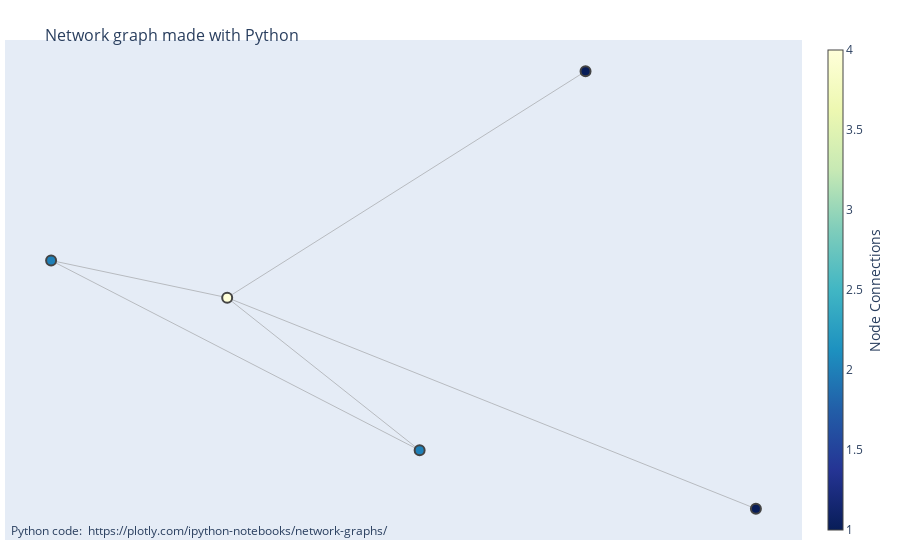

This figure's notebook cell:
### Markdown cell above
Plot graph

### Code cell
if len(nx.get_node_attributes(g, "pos",)) == 0:
    pos = {i: (random.gauss(_X_MIN, _X_MAX), random.gauss(_Y_MIN, _Y_MAX)) for i in g.nodes}
    nx.set_node_attributes(g, pos, "pos")

edge_x = []
edge_y = []
for edge in g.edges():
    x0, y0 = g.nodes[edge[0]]['pos']
    x1, y1 = g.nodes[edge[1]]['pos']
    edge_x.append(x0)
    edge_x.append(x1)
    edge_x.append(None)
    edge_y.append(y0)
    edge_y.append(y1)
    edge_y.append(None)

edge_trace = go.Scatter(
    x=edge_x, y=edge_y,
    line=dict(width=0.5, color='#888'),
    hoverinfo='none',
    mode='lines')

node_x = []
node_y = []
for node in g.nodes():
    x, y = g.nodes[node]['pos']
    node_x.append(x)
    node_y.append(y)

node_trace = go.Scatter(
    x=node_x, y=node_y,
    mode='markers',
    hoverinfo='text',
    marker=dict(
        showscale=True,
        # colorscale options
        #'Greys' | 'YlGnBu' | 'Greens' | 'YlOrRd' | 'Bluered' | 'RdBu' |
        #'Reds' | 'Blues' | 'Picnic' | 'Rainbow' | 'Portland' | 'Jet' |
        #'Hot' | 'Blackbody' | 'Earth' | 'Electric' | 'Viridis' |
        colorscale='YlGnBu',
        reversescale=True,
        color=[],
        size=10,
        colorbar=dict(
            thickness=15,
            title='Node Connections',
            xanchor='left',
            titleside='right'
        ),
        line_width=2))

node_adjacencies = []
node_text = []
for node, adjacencies in enumerate(g.adjacency()):
    node_adjacencies.append(len(adjacencies[1]))
    node_text.append(f'node {node}, # of connections: ' + str(len(adjacencies[1])))

node_trace.marker.color = node_adjacencies
node_trace.text = node_text

# noinspection PyTypeChecker
fig = go.Figure(data=[edge_trace, node_trace],
                layout=go.Layout(
                    title='<br>Network graph made with Python',
                    titlefont_size=16,
                    showlegend=False,
                    hovermode='closest',
                    margin=dict(b=20,l=5,r=5,t=40),
                    annotations=[ dict(
                        text="Python code: <a href='https://plotly.com/ipython-notebooks/network-graphs/'> https://plotly.com/ipython-notebooks/network-graphs/</a>",
                        showarrow=False,
                        xref="paper", yref="paper",
                        x=0.005, y=-0.002 ) ],
                    xaxis=dict(showgrid=False, zeroline=False, showticklabels=False),
                    yaxis=dict(showgrid=False, zeroline=False, showticklabels=False))
                )
fig.show()

### Figure 1 — Plotly figure (JSON) as saved in the notebook; plotly's stock layout.template omitted (floating-point values rounded to 4 significant figures)
{"data": [{"hoverinfo": "none", "line": {"color": "#888", "width": 0.5}, "mode": "lines", "x": [-1.179, -2.476, null, -1.179, -1.856, null, -2.476, -1.856, null, -1.856, -0.5953, null, -1.856, 0.004331, null], "y": [-0.9224, 0.08742, null, -0.9224, -0.1104, null, 0.08742, -0.1104, null, -0.1104, 1.094, null, -0.1104, -1.233, null], "type": "scatter"}, {"hoverinfo": "text", "marker": {"color": [2, 2, 4, 1, 1], "colorbar": {"thickness": 15, "title": {"side": "right", "text": "Node Connections"}, "xanchor": "left"}, "colorscale": [[0.0, "rgb(255,255,217)"], [0.125, "rgb(237,248,177)"], [0.25, "rgb(199,233,180)"], [0.375, "rgb(127,205,187)"], [0.5, "rgb(65,182,196)"], [0.625, "rgb(29,145,192)"], [0.75, "rgb(34,94,168)"], [0.875, "rgb(37,52,148)"], [1.0, "rgb(8,29,88)"]], "line": {"width": 2}, "reversescale": true, "showscale": true, "size": 10}, "mode": "markers", "text": ["node 0, # of connections: 2", "node 1, # of connections: 2", "node 2, # of connections: 4", "node 3, # of connections: 1", "node 4, # of connections: 1"], "x": [-1.179, -2.476, -1.856, -0.5953, 0.004331], "y": [-0.9224, 0.08742, -0.1104, 1.094, -1.233], "type": "scatter"}], "layout": {"annotations": [{"showarrow": false, "text": "Python code: <a href='https://plotly.com/ipython-notebooks/network-graphs/'> https://plotly.com/ipython-notebooks/network-graphs/</a>", "x": 0.005, "xref": "paper", "y": -0.002, "yref": "paper"}], "hovermode": "closest", "margin": {"b": 20, "l": 5, "r": 5, "t": 40}, "showlegend": false, "title": {"font": {"size": 16}, "text": "<br>Network graph made with Python"}, "xaxis": {"showgrid": false, "showticklabels": false, "zeroline": false}, "yaxis": {"showgrid": false, "showticklabels": false, "zeroline": false}}}
